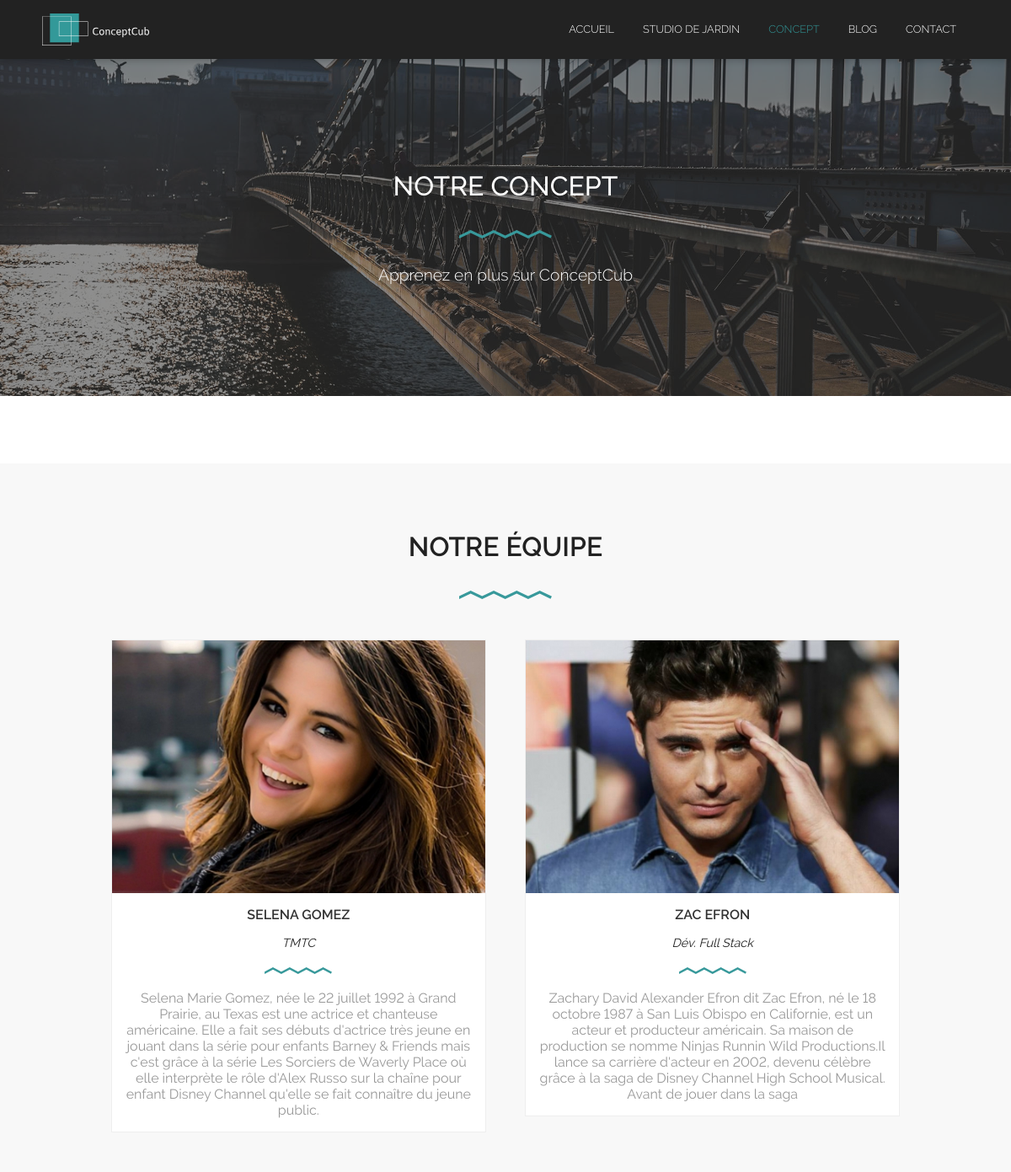
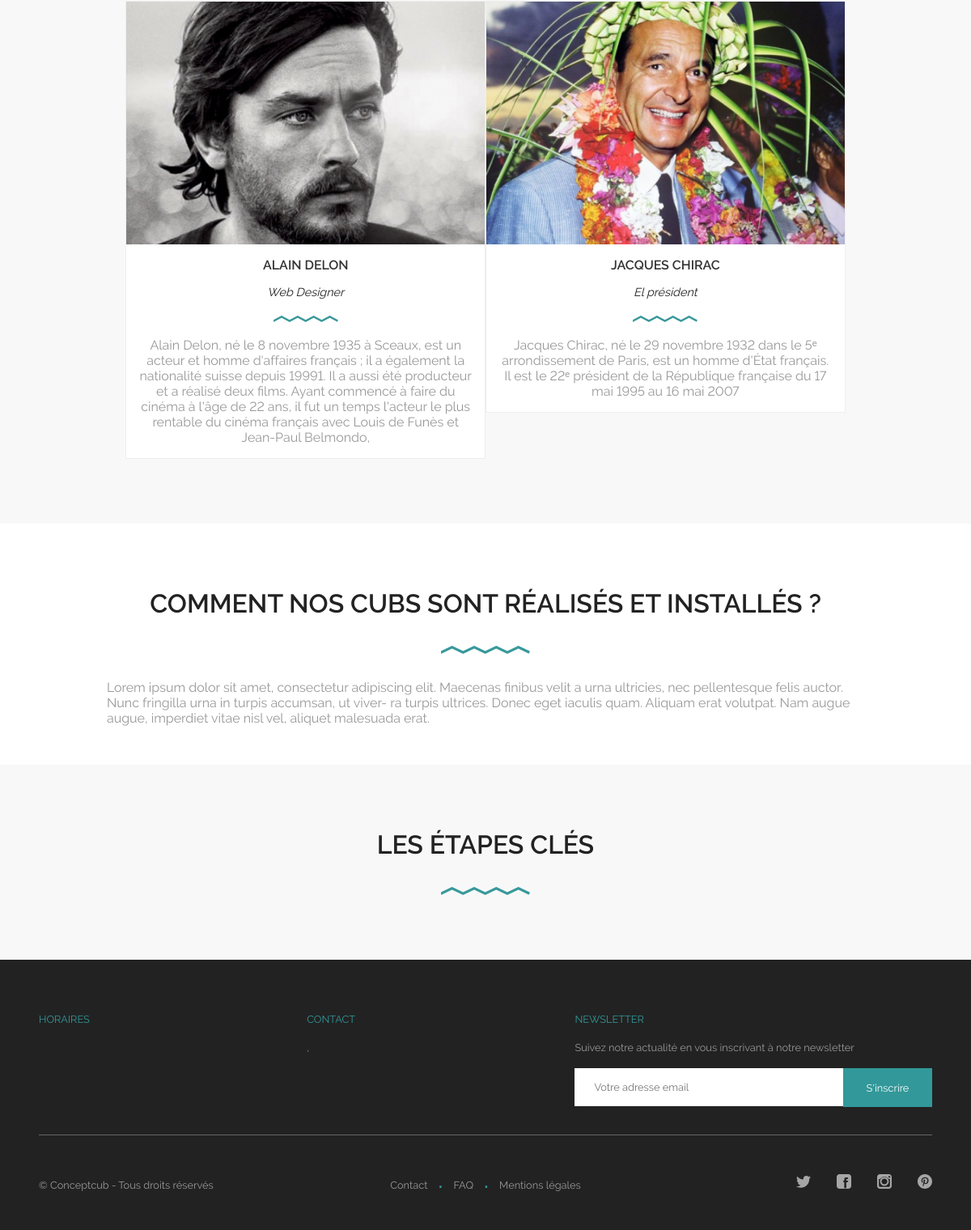
Before: /index.php/concept with the older database file (2 pictures, top to bottom).
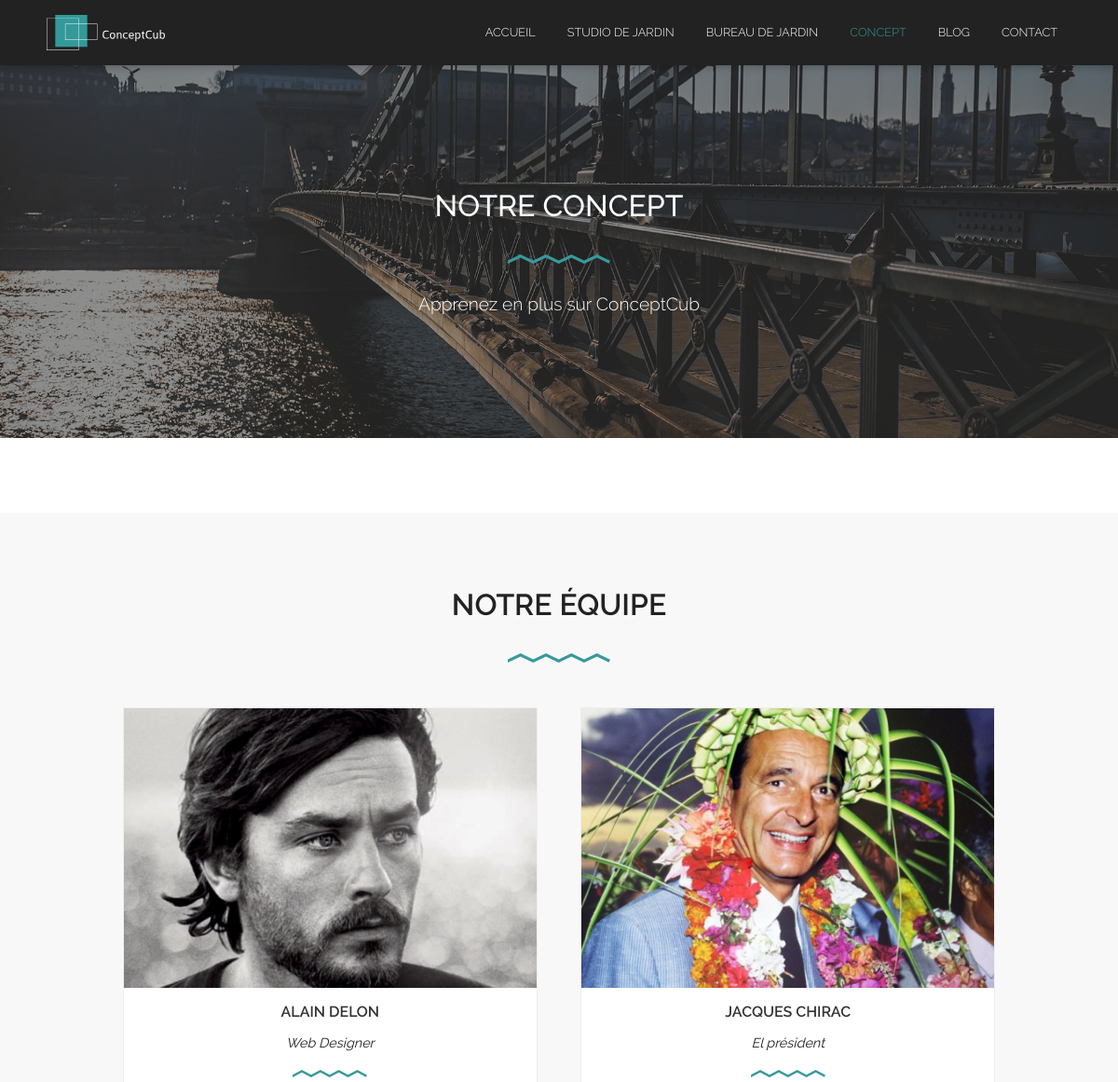
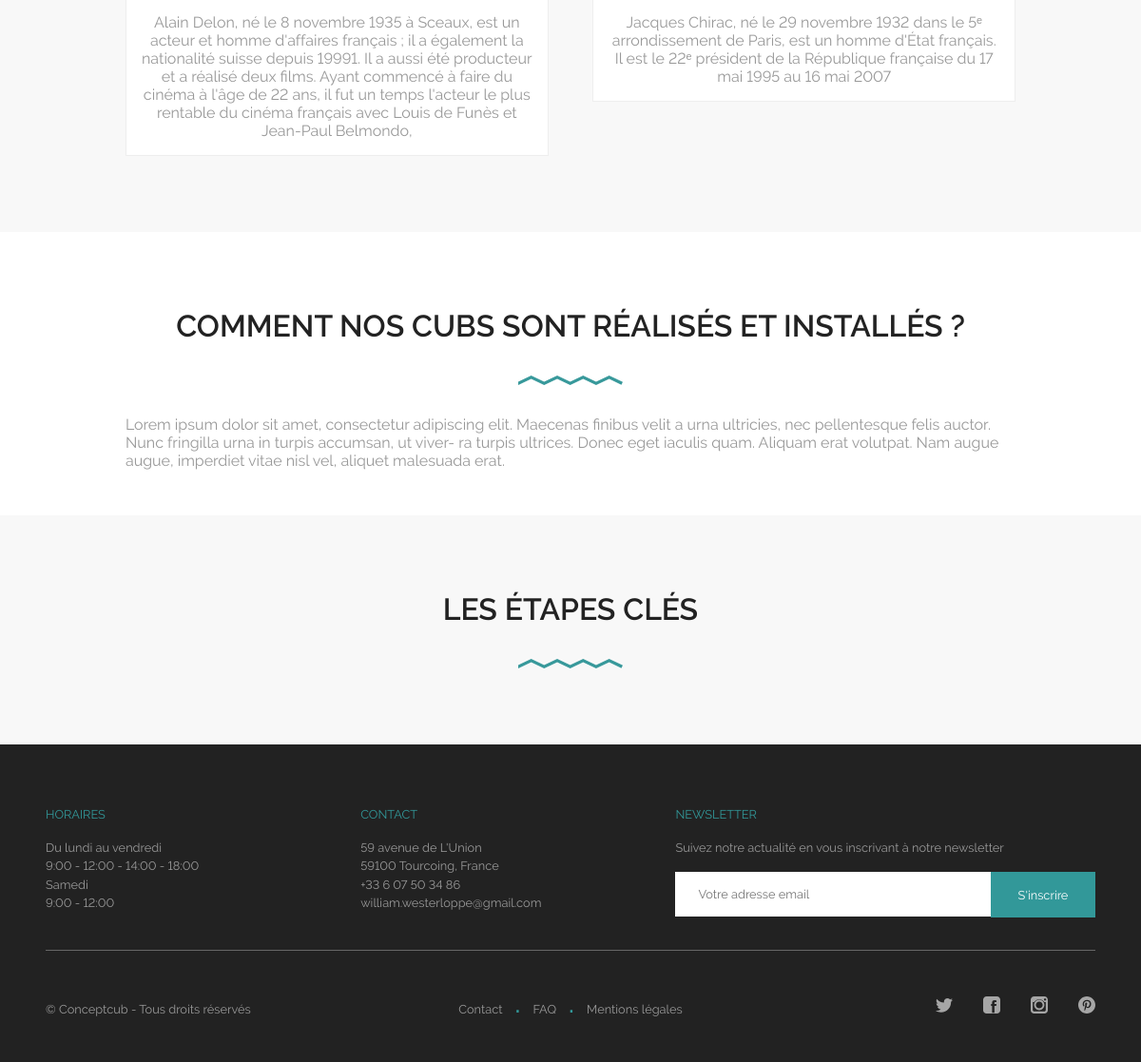
After: the same page with the newer database file (2 pictures, top to bottom).
### tables this page shows
CREATE TABLE `produit` (
  `idProduit` int(11) NOT NULL,
  `nom` varchar(255) DEFAULT NULL,
  `description` text,
  `titre` varchar(255) DEFAULT NULL,
  `sousTitre` varchar(255) DEFAULT NULL,
  `couverture` varchar(255) DEFAULT NULL,
  `url` varchar(255) DEFAULT NULL,
  `estSupprime` int(1) DEFAULT '0'
);

CREATE TABLE `membre` (
  `idMembre` int(11) NOT NULL,
  `photo` varchar(255) DEFAULT NULL,
  `prenom` varchar(45) DEFAULT NULL,
  `nom` varchar(255) DEFAULT NULL,
  `email` varchar(255) DEFAULT NULL,
  `role` varchar(255) DEFAULT NULL,
  `description` text,
  `motDePasse` varchar(255) DEFAULT NULL,
  `profil` int(11) NOT NULL,
  `estSupprime` int(1) DEFAULT '0'
);

CREATE TABLE `reseaux_sociaux` (
  `idReseauxSociaux` int(11) NOT NULL,
  `nom` varchar(255) DEFAULT NULL,
  `logo` varchar(255) DEFAULT NULL,
  `lien` varchar(255) DEFAULT NULL,
  `estSupprime` int(1) DEFAULT '0'
);

CREATE TABLE `entreprise` (
  `email` varchar(255) NOT NULL,
  `telephone1` varchar(255) NOT NULL,
  `telephone2` varchar(255) NOT NULL,
  `adresse` varchar(255) NOT NULL,
  `codePostal` int(11) NOT NULL,
  `ville` varchar(255) NOT NULL,
  `pays` varchar(255) NOT NULL,
  `horaire` varchar(255) NOT NULL
);

### application/controllers/concept.php (called while the page is built, shortened)
<?php
class Concept extends CI_Controller
{
	public function __construct()
	{
		$this->load->helper('form');
		$this->load->library('form_validation');
		$this->load->model('concept_model');
		$this->load->model('reseaux_sociaux_model');
		$this->load->model('entreprise_model');
		$this->load->model('membre_model');
		$this->load->model('faq_operatoire_model');
		$this->load->model('etape_model');
		$this->data['entreprise'] = $this->entreprise_model->lister_entreprise();
		$this->data['reseaux_sociaux'] = $this->reseaux_sociaux_model->lister_reseaux_sociaux();
		$this->data['produits'] = $this->produit_model->lister_produit();
	}
	public function index()
	{
		$this->data['titre'] = 'Notre concept';
		$this->data['sous_titre'] = 'Apprenez en plus sur ConceptCub';
		$this->data['concept'] = $this->concept_model->lister_concept();
		$this->data['avantages'] = $this->concept_model->lister_avantages();
		$this->data['faqs'] = $this->faq_operatoire_model->lister_faq();
		$this->data['etapes'] = $this->etape_model->lister_etape();
		$this->data['membres'] = $this->membre_model->lister_membre();
		$this->load->view('theme/header', $this->data);
		$this->load->view('concept/accueil', $this->data);
		$this->load->view('theme/footer', $this->data);
	}
}

### index.php (called while the page is built, shortened)
<?php
require_once BASEPATH.'core/CodeIgniter.php';

### application/models/produit_model.php (called while the page is built, shortened)
<?php  if ( ! defined('BASEPATH')) exit('No direct script access allowed');
class Produit_model extends CI_Model
{
	protected $table = 'produit';
	public function lister_produit()
	{
		$this->db->where('estSupprime', 0);
		$query = $this->db->get($this->table);
        return $query->result_array();
	}
}

### application/models/membre_model.php (called while the page is built, shortened)
<?php  if ( ! defined('BASEPATH')) exit('No direct script access allowed');
class Membre_model extends CI_Model
{
	protected $table = 'membre';
	public function lister_membre()
	{
		$this->db->where('estSupprime', 0);
		$query = $this->db->get($this->table);
		return $query->result_array();
	}
}

### application/models/reseaux_sociaux_model.php (called while the page is built, shortened)
<?php  if ( ! defined('BASEPATH')) exit('No direct script access allowed');
class Reseaux_sociaux_model extends CI_Model
{
	protected $table = 'reseaux_sociaux';
	public function lister_reseaux_sociaux()
	{
		$this->db->where('estSupprime', 0);
		$query = $this->db->get($this->table);
		return $query->result_array();
	}
}

### application/models/entreprise_model.php (called while the page is built, shortened)
<?php  if ( ! defined('BASEPATH')) exit('No direct script access allowed');
class Entreprise_model extends CI_Model
{
	protected $table = 'entreprise';
	public function lister_entreprise()
	{
		$query = $this->db->get($this->table);
		return $query->result_array();
	}
}

### application/views/concept/accueil.php (the view, shortened to what this page needs)
<section class="cover" style="background-image: url('<?=img_url()?>concept/cover.jpg')">
	<div class="overlay">
		<div class="cover_titre">
			<h1><?= $titre ?></h1>
			<h3><?= $sous_titre ?></h3>
		</div>
	</div>
</section>
<section class="content">
	<section class="concept_membres">
		<div class="content">
			<h2>Notre équipe</h2>
			<?php foreach ($membres as $membre): ?>
				<div class="concept_membre">
					<div class="concept_membre_photo" style="background-image: url('<?=img_url()?>membre/<?= $membre['photo']; ?>');"></div>
					<div class="concept_membre_info">
						<p class="concept_membre_nom"><?= $membre['prenom'] . ' ' . $membre['nom']; ?></p>
						<p class="concept_membre_role"><?= $membre['role'] ?></p>
						<p class="concept_membre_bio"><?= nl2br($membre['description']) ?></p>
					</div>
				</div>
			<?php endforeach; ?>
		</div>
	</section>
	<section class="concept_operatoire">
		<h2>COMMENT NOS CUBS SONT RÉALISÉS ET INSTALLÉS ?</h2>
		<p>
			Lorem ipsum dolor sit amet, consectetur adipiscing elit. Maecenas finibus velit a urna ultricies, nec pellentesque felis auctor. Nunc fringilla urna in turpis accumsan, ut viver-
			ra turpis ultrices. Donec eget iaculis quam. Aliquam erat volutpat. Nam augue augue, imperdiet vitae nisl vel, aliquet malesuada erat.
		</p>
	</section>
	<section class="concept_etapes">
		<div class="content">
			<h2>LES ÉTAPES CLÉS</h2>
		</div>
	</section>
</section>

### application/views/theme/header.php (shortened to what this page needs)
<!DOCTYPE html>
<html lang="fr">
	<head>
		<?=css('main.min.css')?>
		<?=css('unslider.css')?>
	</head>
	<body class="body">
		<header>
			<div class="header_content">
				<a href="<?= base_url(); ?>">
				</a>
				<nav>
					<ul>
						<a href="<?= base_url() ?>"><li class="<?php if($this->uri->segment(1)==""){echo "active";}?>">Accueil</li></a>
						<?php foreach ($produits as $produit): ?>
						<?php
							$produit_url = $produit['url'];
						?>
							<a href="<?= base_url("produit/$produit_url") ?>"><li class="<?php if($this->uri->segment(2)=="$produit_url"){echo "active";}?>"><?= $produit['nom'] ?></li></a>
						<?php endforeach; ?>
						<a href="<?= base_url("concept") ?>"><li class="<?php if($this->uri->segment(1)=="concept"){echo "active";}?>">Concept</li></a>
						<a href="<?= base_url("blog") ?>"><li class="<?php if($this->uri->segment(1)=="blog"){echo "active";}?>">Blog</li></a>
						<a href="<?= base_url("contact") ?>"><li class="<?php if($this->uri->segment(1)=="contact"){echo "active";}?>">Contact</li></a>
					</ul>
				</nav>
			</div>
		</header>

### application/helpers/asset_helper.php (shortened to what this page needs)
<?php  if ( ! defined('BASEPATH')) exit('No direct script access allowed');
if ( ! function_exists('css_url'))
{
    function css_url()
    {
        $CI =& get_instance();
        return base_url() . $CI->config->item('css_path');
    }
}
if ( ! function_exists('img_url'))
{
    function img_url()
    {
        $CI =& get_instance();
        return base_url() . $CI->config->item('img_path');
    }
}
if ( ! function_exists('css'))
{
    function css($file, $media='all')
    {
        return '<link rel="stylesheet" type="text/css" href="' . css_url() . $file . '" media="' . $media . '">'."\n";
    }
}

### application/views/theme/footer.php (shortened to what this page needs)
		<footer>
			<section class="footer_content">
				<div class="footer_bloc">
					<ul class="texte">
						<li>Horaires</li>
						<li><?= nl2br($entreprise[0]['horaire']) ?></li>
					</ul>
				</div>
				<div class="footer_bloc">
					<ul class="texte">
						<li>Contact</li>
						<li><?= $entreprise[0]['adresse'] ?></li>
						<li><?= $entreprise[0]['codePostal'] . ' ' . $entreprise[0]['ville'] . ', ' . $entreprise[0]['pays'] ?></li>
						<li><?= $entreprise[0]['telephone1'] ?></li>
						<li><?= $entreprise[0]['email'] ?></li>
					</ul>
				</div>
				<div class="footer_bloc_newsletter">
					<ul class="texte">
						<li>Newsletter</li>
						<li>Suivez notre actualité en vous inscrivant à notre newsletter</li>
					</ul>
					<form>
						<input type="email" id="email_client" name="email" placeholder="Votre adresse email" required>
						<span>
							<button type="submit" onclick="ajouterEmail()">S'inscrire</button>
						</span>
					</form>
				</div>
				<div class="footer_bloc_bas">
					<div>
						<p>© Conceptcub - Tous droits réservés</p>
					</div>
					<div>
						<ul class="footer_menu">
							<li>
								<a class="<?php if($this->uri->segment(1)=="contact"){echo "active";}?>" href="<?= base_url("contact"); ?>">
									Contact
								</a>
							</li>
							<li>
								<a class="<?php if($this->uri->segment(1)=="faq"){echo "active";}?>" href="<?= base_url("faq"); ?>">
									FAQ
								</a>
							</li>
							<li>
								<a class="<?php if($this->uri->segment(1)=="mentions-legales"){echo "active";}?>" href="<?= base_url("mentions-legales"); ?>">
									Mentions légales
								</a>
							</li>
						</ul>
					</div>
					<div>
						<ul class="reseau_social">
							<?php foreach ($reseaux_sociaux as $reseau_social): ?>
									<a target="_blank" href="<?= $reseau_social['lien'] ?>">
										<li>
											<img src="<?=img_url()?>reseaux_sociaux/<?= $reseau_social['logo']; ?>">
										</li>
									</a>
							<?php endforeach; ?>
						</ul>
					</div>
				</div>
			</section>
		</footer>
	</body>
</html>

Changed rows visible on the page:
no longer on this page (row edited): membre: photo (picture), prenom "SELENA", nom "GOMEZ", role "TMTC", description "Selena Marie Gomez, née le 22 juillet 1992 à Grand Prairie, au Texas est une actrice et chanteuse américaine. Elle a fait ses débuts d'actrice très jeune en jouant dans la série pour enfants Barney & Friends mais c'est grâce à la série Les Sorciers de Waverly Place où elle interprète le rôle d'Alex Russo sur la chaîne pour enfant Disney Channel qu'elle se fait connaître du jeune public."
no longer on this page (row edited): membre: photo (picture), prenom "ZAC", nom "EFRON", role "Dév. Full Stack", description "Zachary David Alexander Efron dit Zac Efron, né le 18 octobre 1987 à San Luis Obispo en Californie, est un acteur et producteur américain. Sa maison de production se nomme Ninjas Runnin Wild Productions.Il lance sa carrière d'acteur en 2002, devenu célèbre grâce à la saga de Disney Channel High School Musical. Avant de jouer dans la saga"
added produit: nom "BUREAU DE JARDIN"
added entreprise: horaire "Du lundi au vendredi 9:00 - 12:00 - 14:00 - 18:00 Samedi 9:00 - 12:00", adresse "59 avenue de L'Union", codePostal "59100", ville "Tourcoing", pays "France", telephone1 "+33 6 07 50 34 86", email "william.westerloppe@gmail.com"
